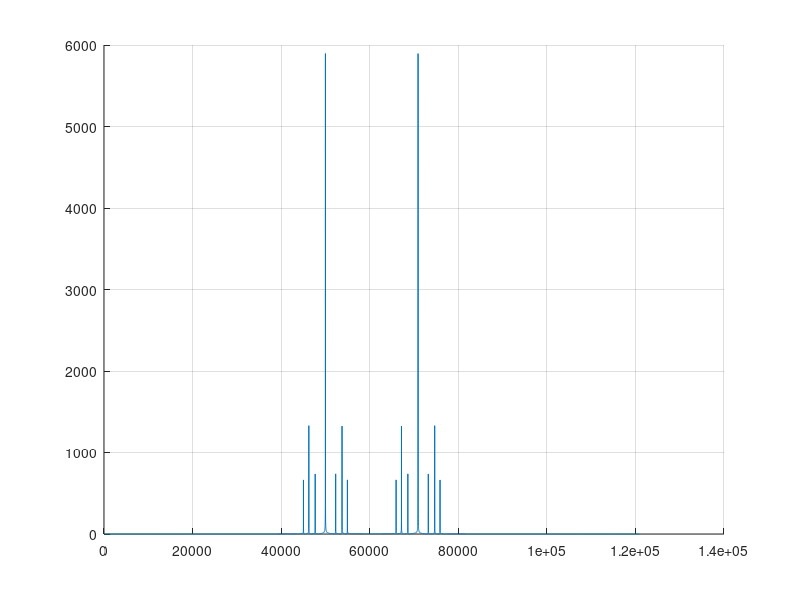

Write the MATLAB code that produced this figure.
close all;

fe = 109930*1.1;
Ns = fe/10;
t = (0 : 1/fe : (Ns-1)/fe);
f = (0 : fe/Ns : fe-(fe/Ns));

f0 = 50000;
f1 = 2310;
f2 = 3750;
f3 = 4960;
k = 0.25;

m = cos(2*pi*f1*t) + 1.8*cos(2*pi*f2*t) + 0.9*cos(2*pi*f3*t);
s = (1+ k .* m) .*cos(2*pi*f0*t);

% Tracer la courbe
figure;
grid on;
hold on;


plot(f, abs(fft(s)));
